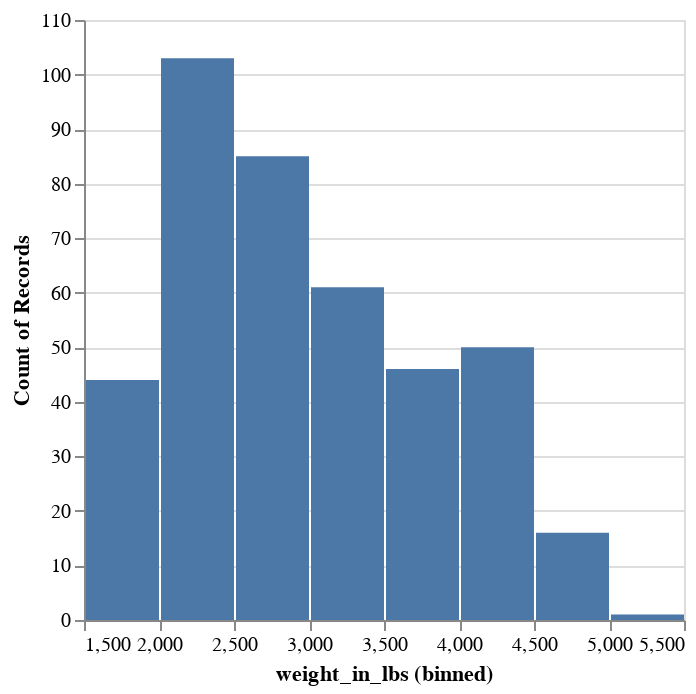
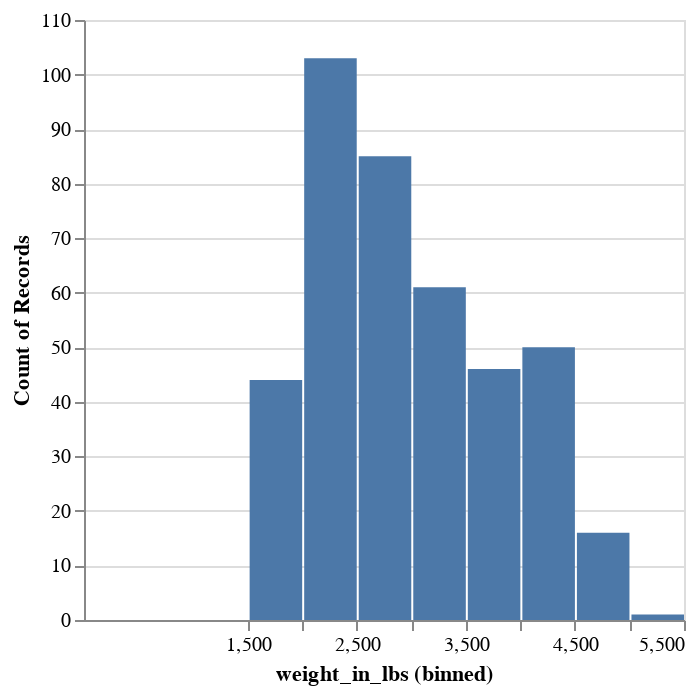
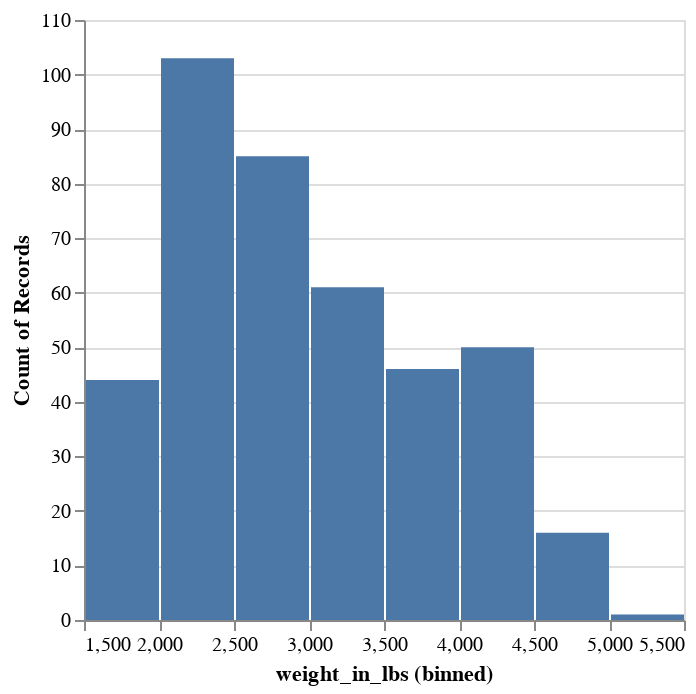
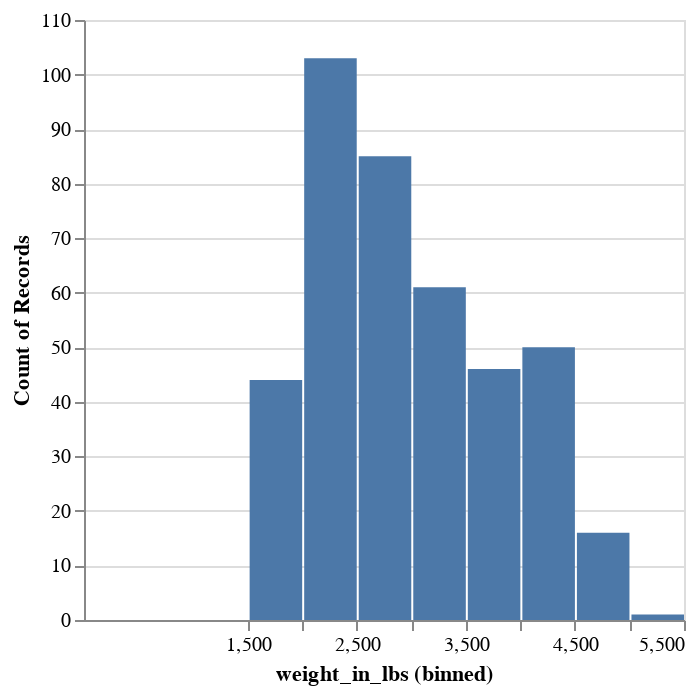

The notebook cell saved with these charts, in order:
### Code cell
r = recommend_charts(
  spec=[
    *base_facts,
    "entity(view,root,v0).",
    "entity(mark,v0,m).",
    "entity(encoding,m,e0).",
    "attribute((encoding,field),e0,weight_in_lbs).",
    "attribute((encoding,channel),e0,x).",
    # "attribute((encoding,binning),e0, 10).",
    "entity(encoding,m,e1).",
    "attribute((encoding,aggregate),e1,count).",
    # "entity(encoding,m,e2).",
    # "attribute((encoding,field),e2,displacement).",
    # "entity(encoding,m,e1).",
    # "attribute((encoding,field),e1,origin).",
    ":- {entity(encoding,_,_)} > 3.",
    # ":- {entity(encoding,_,_)} < 3.",
    ":- {entity(mark,_,_)} != 1.",
  ],
  draco=d,
)

### Figure 1 — Vega-Lite specification as saved in the notebook (floating-point values rounded to 4 significant figures; data arrays with more than 128 entries replaced by an {"elided": "..."} marker saying what was removed)
{"config": {"view": {"continuousWidth": 300, "continuousHeight": 300}}, "data": {"name": "data-6763efcf6156a6adf5dab4ae50ceeea1"}, "mark": {"type": "bar"}, "encoding": {"x": {"bin": {"maxbins": 10}, "field": "weight_in_lbs", "scale": {"type": "linear"}, "type": "quantitative"}, "y": {"aggregate": "count", "scale": {"type": "linear", "zero": true}}}, "$schema": "https://vega.github.io/schema/vega-lite/v5.20.1.json", "datasets": {"data-6763efcf6156a6adf5dab4ae50ceeea1": {"elided": "406 records"}}}

### Figure 2 — Vega-Lite specification as saved in the notebook (floating-point values rounded to 4 significant figures; data arrays with more than 128 entries replaced by an {"elided": "..."} marker saying what was removed)
{"config": {"view": {"continuousWidth": 300, "continuousHeight": 300}}, "data": {"name": "data-6763efcf6156a6adf5dab4ae50ceeea1"}, "mark": {"type": "bar"}, "encoding": {"x": {"bin": {"maxbins": 10}, "field": "weight_in_lbs", "scale": {"type": "linear", "zero": true}, "type": "quantitative"}, "y": {"aggregate": "count", "scale": {"type": "linear", "zero": true}}}, "$schema": "https://vega.github.io/schema/vega-lite/v5.20.1.json", "datasets": {"data-6763efcf6156a6adf5dab4ae50ceeea1": {"elided": "406 records"}}}

### Figure 3 — Vega-Lite specification as saved in the notebook (floating-point values rounded to 4 significant figures; data arrays with more than 128 entries replaced by an {"elided": "..."} marker saying what was removed)
{"config": {"view": {"continuousWidth": 300, "continuousHeight": 300}}, "data": {"name": "data-6763efcf6156a6adf5dab4ae50ceeea1"}, "mark": {"type": "bar"}, "encoding": {"x": {"bin": {"maxbins": 10}, "field": "weight_in_lbs", "scale": {"type": "linear"}, "type": "quantitative"}, "y": {"aggregate": "count", "scale": {"type": "linear", "zero": true}}}, "$schema": "https://vega.github.io/schema/vega-lite/v5.20.1.json", "datasets": {"data-6763efcf6156a6adf5dab4ae50ceeea1": {"elided": "406 records"}}}

### Figure 4 — Vega-Lite specification as saved in the notebook (floating-point values rounded to 4 significant figures; data arrays with more than 128 entries replaced by an {"elided": "..."} marker saying what was removed)
{"config": {"view": {"continuousWidth": 300, "continuousHeight": 300}}, "data": {"name": "data-6763efcf6156a6adf5dab4ae50ceeea1"}, "mark": {"type": "bar"}, "encoding": {"x": {"bin": {"maxbins": 10}, "field": "weight_in_lbs", "scale": {"type": "linear", "zero": true}, "type": "quantitative"}, "y": {"aggregate": "count", "scale": {"type": "linear", "zero": true}}}, "$schema": "https://vega.github.io/schema/vega-lite/v5.20.1.json", "datasets": {"data-6763efcf6156a6adf5dab4ae50ceeea1": {"elided": "406 records"}}}
